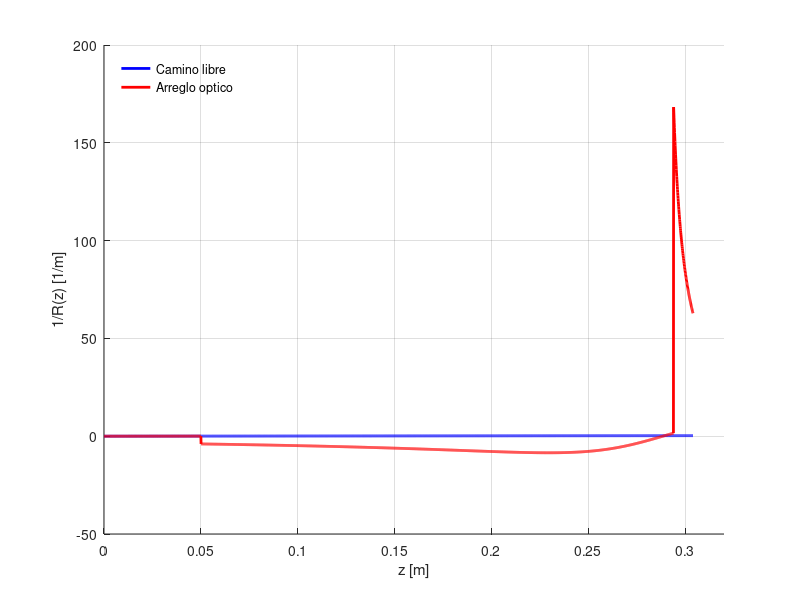
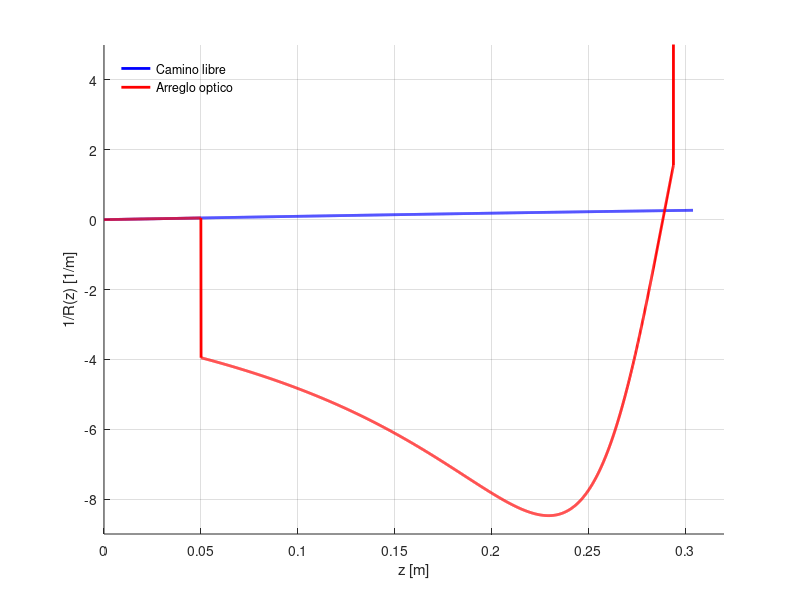
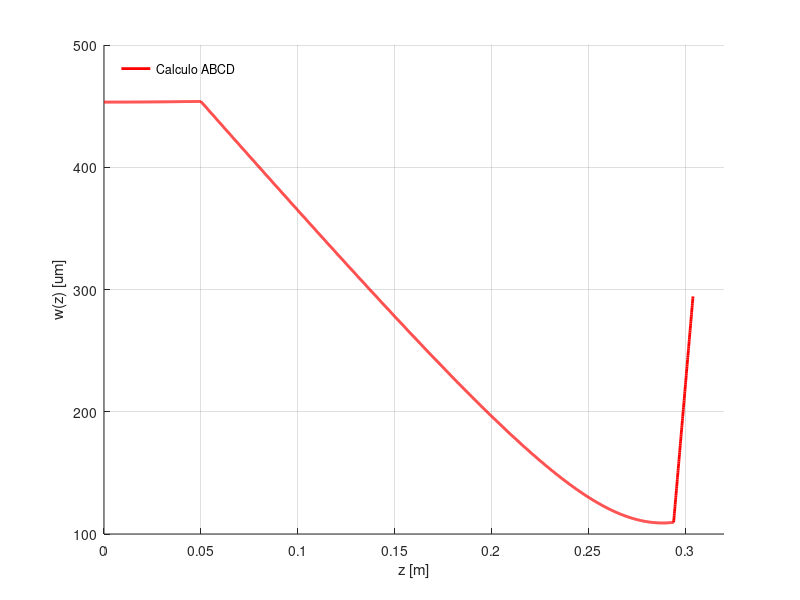

Source code (MATLAB) for these figures, in order:
clear all; close all; clc;

w_0=453.3e-6;
lambda_0=632.8e-9;
L1=50e-3;
f1=250e-3;
f2=-6e-3;
L2=f1+f2;

z = 0:0.1e-3:L1+L2+10e-3; 
q_0_inv = -j*(lambda_0/(pi*(w_0^2)));
q_s_inv = [];
q_s_libre=[];
for i = 1:length(z)
    if (z(1,i) <= L1)
        matriz_abcd = [1, z(1,i); 0, 1];
    elseif ((z(1,i) > L1) && (z(1,i) <= (L1 + L2)))
        matriz_abcd = [1, (z(1,i) - L1); 0, 1]*[1, 0; (-1/f1), 1]*[1, L1; 0, 1];
    else
        matriz_abcd= [1, 0; (-1/f2), 1]*[1, L2; 0, 1]*[1, 0; (-1/f1), 1]*[1, L1; 0, 1];
        matriz_abcd = [1, (z(1,i) - L1 - L2); 0, 1]*matriz_abcd;
    endif
 
    q_s_inv(i,1) = (matriz_abcd(2,1) + matriz_abcd(2,2)*q_0_inv)/(matriz_abcd(1,1) + matriz_abcd(1,2)*q_0_inv);
    q_s_libre_inv(i,1)=q_0_inv/(1+z(1,i)*q_0_inv);
    endfor
radio_inv_libre = real(q_s_libre_inv);
radio_inv = real(q_s_inv);
ancho_libre = sqrt(-lambda_0./(pi*(imag(q_s_inv))));

figure(19);
hold on;
%semilogy(z, radio_inv_libre, "b", "linewidth", 2);
%semilogy(z, radio_inv, "r", "linewidth", 2);
plot(z, radio_inv_libre, "b", "linewidth", 2);
plot(z, radio_inv, "r", "linewidth", 2);
grid on;
xlabel("z [m]");
ylabel("1/R(z) [1/m]");
legend("Camino libre","Arreglo optico", "location", "northwest");
legend("boxoff");
xlim([0, 0.32]);
ylim([-9,5]);
figure(18);
hold on;
%semilogy(z, radio_inv_libre, "b", "linewidth", 2);
%semilogy(z, radio_inv, "r", "linewidth", 2);
plot(z, radio_inv_libre, "b", "linewidth", 2);
plot(z, radio_inv, "r", "linewidth", 2);
grid on;
xlabel("z [m]");
ylabel("1/R(z) [1/m]");
legend("Camino libre","Arreglo optico", "location", "northwest");
legend("boxoff");
xlim([0, 0.32]);


figure(20);
hold on;
plot(z, ancho_libre*1e6, "r", "linewidth", 2);
grid on;
xlabel("z [m]");
ylabel("w(z) [um]");
xlim([0, 0.32]);

##L2=z(1,find(ancho_libre==min(ancho_libre)))-L1;%buscamos el punto w_f y ponemos ahi la segunda lente
##
##w_0=453.3e-6;
##lambda_0=632.8e-9;
##L1=50e-3;
##f1=250e-3;
##
##
##z = 0:0.1e-3:L1+L2+10e-3; 
##q_0_inv = -1i*(lambda_0/(pi*(w_0^2)));
##q_s_libre_inv=[];
##q_s_inv = [];
##for i = 1:length(z)
##    if (z(1,i) <= L1)
##        matriz_abcd = [1, z(1,i); 0, 1];
##    elseif ((z(1,i) > L1) && (z(1,i) <= (L1 + L2)))
##        matriz_abcd = [1, (z(1,i) - L1); 0, 1]*[1, 0; (-1/f1), 1]*[1, L1; 0, 1];
##    else
##        matriz_abcd = [1, (z(1,i) - L1 - L2); 0, 1]*[1, 0; (-1/f2), 1]*[1, L2; 0, 1]*[1, 0; (-1/f1), 1]*[1, L1; 0, 1];
##    endif
##    q_s_libre_inv(i,1)=q_0_inv/(1+z(1,i)*q_0_inv);
##    q_s_inv(i,1) = (matriz_abcd(2,1) + matriz_abcd(2,2)*q_0_inv)/(matriz_abcd(1,1) + matriz_abcd(1,2)*q_0_inv);
##endfor
##radio_inv_libre = real(q_s_libre_inv);
##radio_inv = real(q_s_inv);
##ancho_libre = sqrt(-lambda_0./(pi*(imag(q_s_inv))));
##


##plot(z, ancho_libre*1e6, "b", "linewidth", 2);
legend("Calculo ABCD","Calculo ABCD con lente 2 en z_{f_1}", "location", "northwest");
legend("boxoff");
